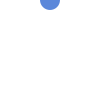
Frame 1 (no input)
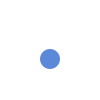
Frame 60 (the mouse pressed at the canvas centre just before this capture)
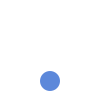
Frame 120 (the mouse held since frame 60 and released just before this capture)

The Processing sketch that drew these frames (run headless with seeded random() and noise(); from frame 60 on, the mouse is pressed at the canvas centre):

// Processing sketch: sketch_230514a
// ── sketch_230514a.pde
int yPos;
boolean movingUp;

void setup(){
  yPos = 0;
  movingUp = false;
}

void draw(){
  background(255);

  if (yPos == height){
    movingUp = true;
  }
  if (yPos == 0){
    movingUp = false;
  }
  noStroke();
  fill(92, 136, 218);
  circle(width/2, yPos, 20);
  if (movingUp){
    yPos--;
  } else {
    yPos++;
  }
}
